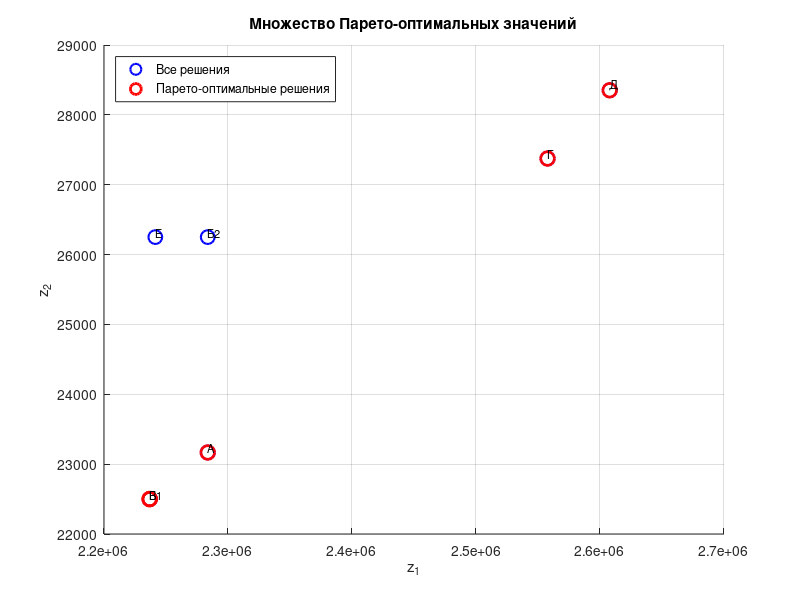

MATLAB code for this plot:
% Данные из таблицы
methods = {
    'А',
    'Б1',
    'Б2',
    'В',
    'Г',
    'Д',
    'Е'
};

z1 = [2283653; 2236842; 2283653; 2236842; 2557692; 2607822; 2241378];
z2 = [23167; 22500; 26250; 22500; 27375; 28352; 26250];

% Находим Парето-оптимальные точки
pareto_indices = [];
n = length(z1);
for i = 1:n
    is_pareto = true;
    if (z2(i) == 26250)
      is_pareto = false;
    endif
    if is_pareto
        pareto_indices = [pareto_indices, i];
    end
end

% Создаем график
figure;
hold on;
grid on;

% Отображаем все точки синим цветом
plot(z1, z2, 'bo', 'MarkerSize', 10, 'LineWidth', 1.5);

% Отображаем Парето-оптимальные точки красным цветом
plot(z1(pareto_indices), z2(pareto_indices), 'ro', 'MarkerSize', 10, 'LineWidth', 2);

% Добавляем подписи ко ВСЕМ точкам
for i = 1:n
    text(z1(i), z2(i), methods{i}, ...
         'VerticalAlignment', 'bottom', ...
         'HorizontalAlignment', 'left', ...
         'FontSize', 8);
end

% Настройки графика
xlabel('z_1');
ylabel('z_2');
title('Множество Парето-оптимальных значений');
legend({'Все решения', 'Парето-оптимальные решения'}, 'Location', 'northwest');

hold off;
